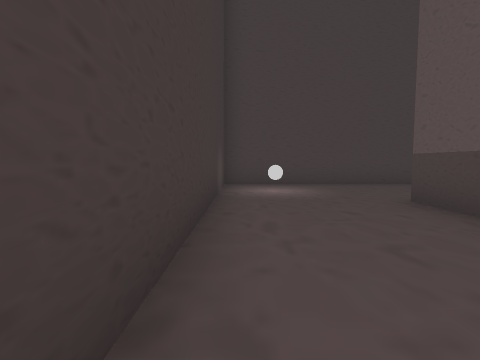
view 1 (above)

24 first-person views from a walk through a scene from a Unity 3-D project. The camera is 1.4 m above the floor, tilts 4° down and sees 85° across. The floor is counted in squares, 2 m on a side. Each view is taken from the middle of a square. On the plan, view 1 faces up. The plan holds only what a view shows up to about 9 squares ahead; the rest is blank. The place goes on beyond the plan. The player character is not drawn. Some animated figures are not drawn.

view 2
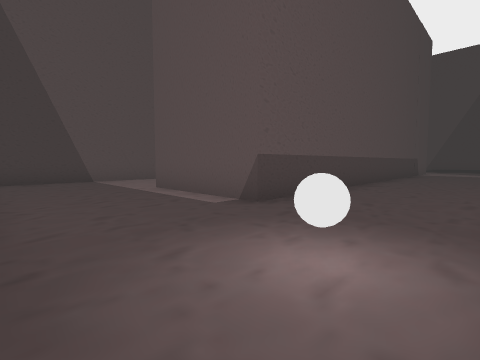

view 3
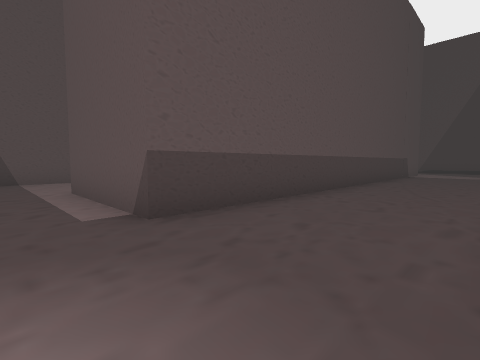

view 4
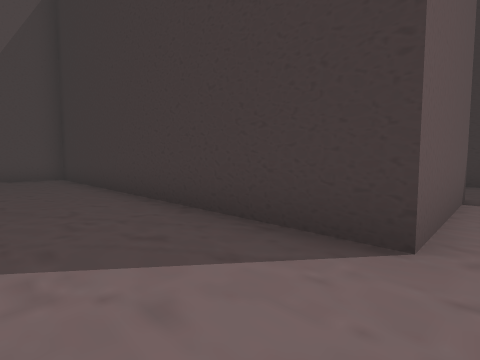

view 5
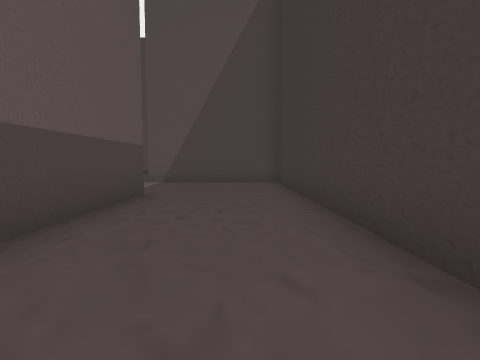

view 6
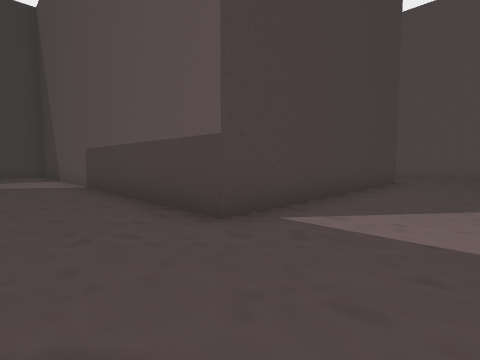

view 7
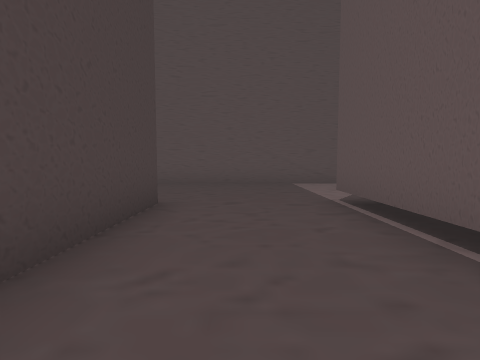

view 8
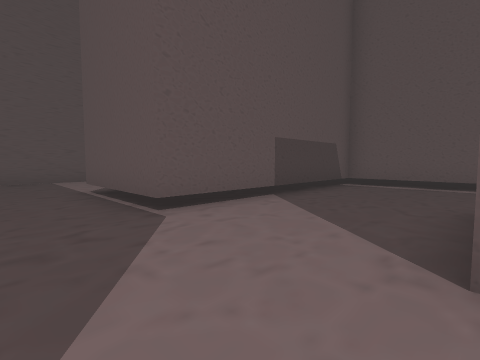

view 9
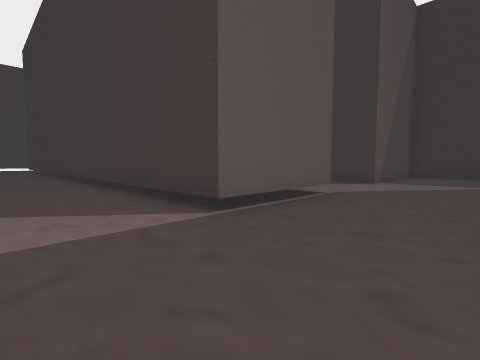

view 10
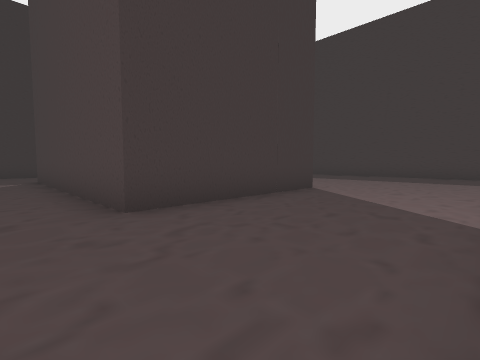

view 11
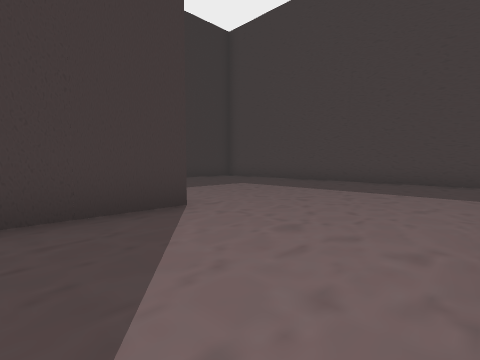

view 12
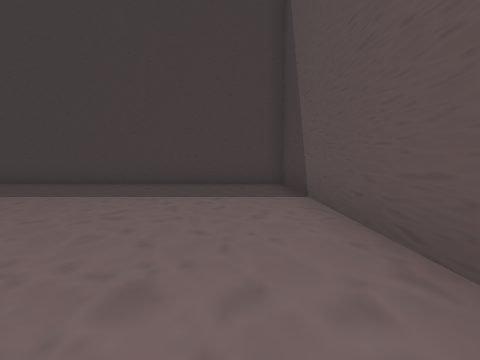

view 13
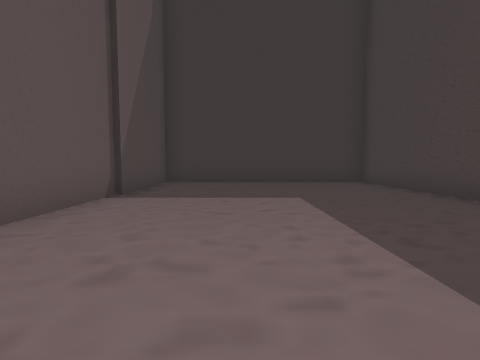

view 14
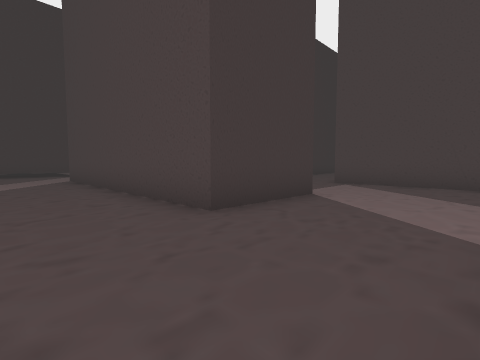

view 15
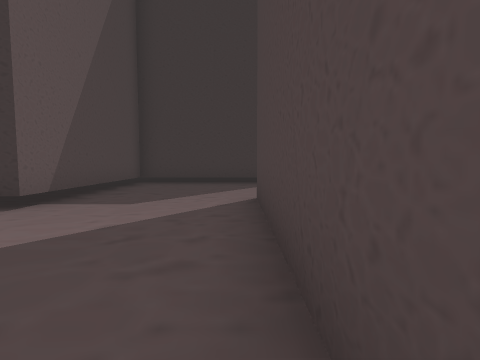

view 16
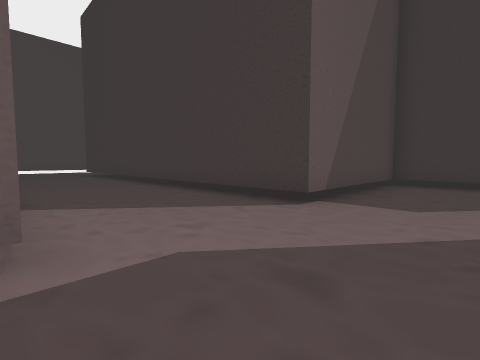

view 17
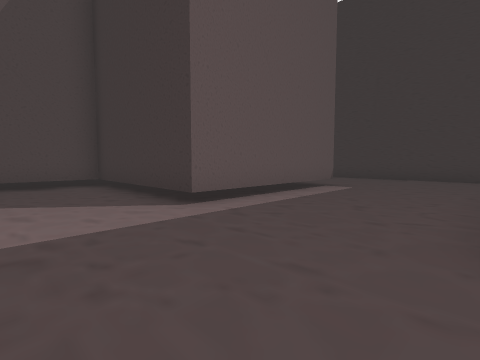

view 18
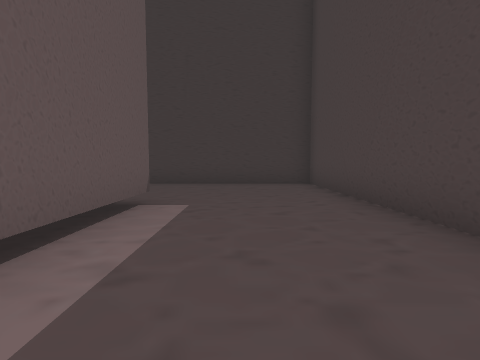

view 19
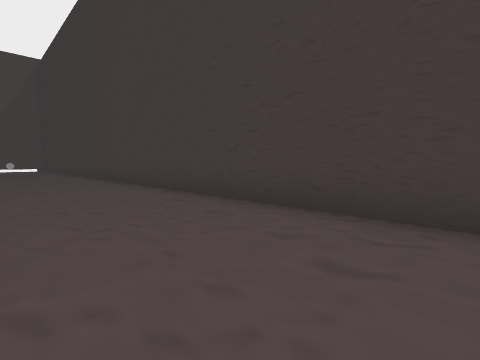

view 20
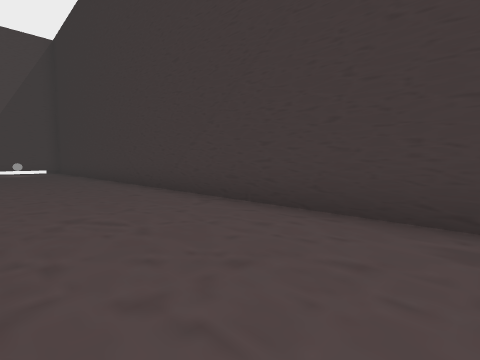

view 21
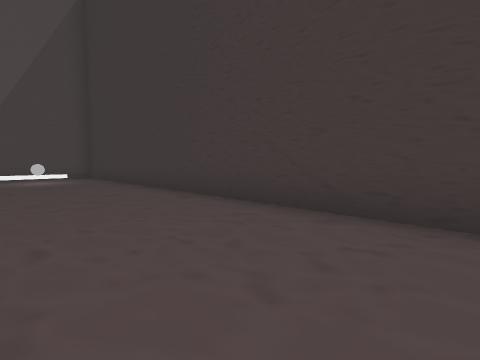

view 22
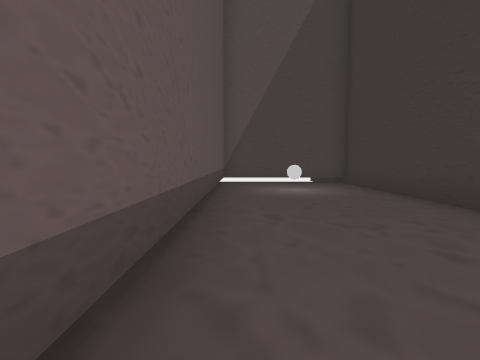

view 23
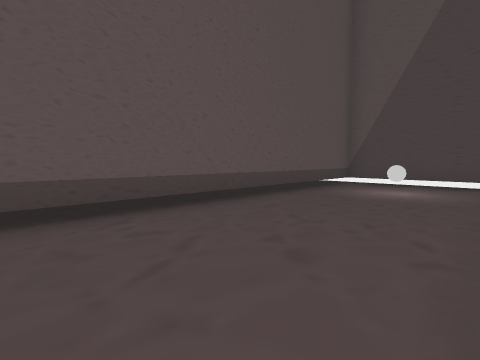

view 24
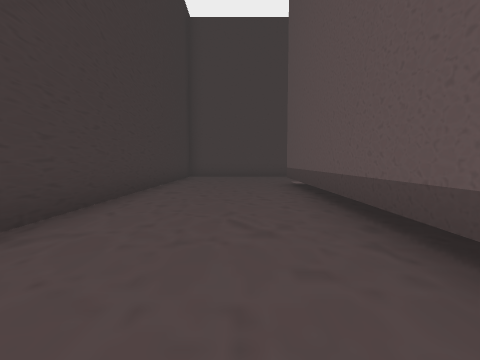

### Floor plan
Points are (right, up) in squares from view 1. A wall is a line through its corners. A room is listed if a view was taken in it or the views show most of it. See-through windows are left out.
Room 1 (views 1, 2, 3, 4, 5, 6, 7, 8, 9, 10, 11, 12, 13, 14, 15, 16, 17, 18, 19, 20, 21, 22, 23, 24)
walls: (11.4, -13.2) (14.4, -13.2) (14.4, -6.7) (17.7, -6.7) (17.7, -14.5); (3, -3.9) (3, 4.6) (6.7, 4.6) (6.7, -6.7) (11.1, -6.7) (11.1, -9.7) (3, -9.7); (-3.4, -4.8) (-9.4, -4.8) (-9.4, -29.4) (-5.5, -29.4) (-5.5, -21.1); (21.4, -8.1) (21.4, -2.2); (-5.5, -15.5) (-5.5, -8.6) (-0.5, -8.6) (-0.5, -13.2) (4.2, -13.2) (4.2, -20); (21.4, 1.4) (21.4, 8.2) (11.1, 8.2) (11.1, 1.4) (17.4, 1.4) (17.4, -3.6) (10.1, -3.6) (10.1, 7.6); (5.5, 8.2) (-0.5, 8.2) (-0.5, 0.5)
objects: white ball (-7, -28); white ball (1, 6)

Where each view was taken, in squares from view 1:
view 1: 0 up, 0 right, facing up
view 2: 8 up, 0 right, facing down-right
view 3: 6 up, 0 right, facing down-right
view 4: 5 up, 9 right, facing down-left
view 5: 2 up, 8 right, facing down
view 6: 6 down, 8 right, facing up-right
view 7: 5 down, 13 right, facing right
view 8: 5 down, 11 right, facing down-right
view 9: 4 down, 20 right, facing down-left
view 10: 5 down, 21 right, facing up-left
view 11: 1 down, 21 right, facing up-left
view 12: 0 up, 20 right, facing up
view 13: 4 up, 20 right, facing left
view 14: 12 down, 14 right, facing up-left
view 15: 10 down, 8 right, facing left
view 16: 11 down, 8 right, facing down-left
view 17: 5 down, 2 right, facing down-left
view 18: 7 down, 1 left, facing left
view 19: 7 down, 6 left, facing down-left
view 20: 11 down, 6 left, facing down-left
view 21: 17 down, 6 left, facing down-left
view 22: 21 down, 6 left, facing down
view 23: 21 down, 9 left, facing down-right
view 24: 17 down, 7 left, facing up
